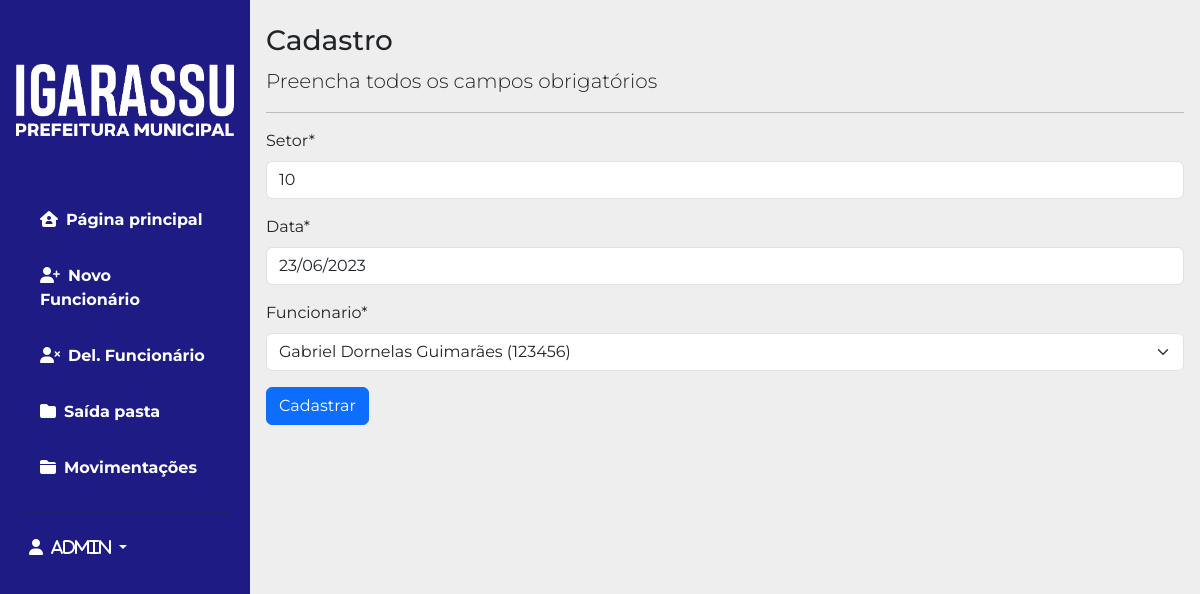
The page /editar/movimentacao/18/ (signed in) on the database its author committed.
### cadastros/models.py (models this page shows, shortened)
class Movimentacao(models.Model):
    setor = models.CharField(max_length=15, verbose_name="Setor")
    data = models.DateField(default=datetime.date.today)
    funcionario = models.ForeignKey(Funcionario, on_delete=models.PROTECT)

### cadastros/views.py (the view)
# urls.py: path('editar/movimentacao/<int:pk>/', MovimentacaoUpdate.as_view(), name="editar-movimentacao"),
class MovimentacaoUpdate(LoginRequiredMixin, UpdateView):
     login_url = reverse_lazy('login')
     model = Movimentacao
     fields = fields = ['setor', 'data', 'funcionario']
     template_name = 'cadastros/form.html'
     success_url = reverse_lazy('listar-movimentacao')

### cadastros/models.py (called while the page is built)
    def __str__(self):
        return "{} ({})".format(self.nome, self.matricula)

### cadastros/templates/cadastros/form.html (shortened to what this page needs)
{% extends 'paginas/modelo.html' %}
{% load static %}
{% load crispy_forms_tags %}
{% block conteudo %}
<h3>Cadastro</h3>
<p class="lead">
    Preencha todos os campos obrigatórios
</p>
<hr>
<div class="row">
    <div class="col-md- mx-auto">
        <form action="" method="POST">
            {{ form|crispy }}
            <button type="submit" class="btn btn-primary">Cadastrar</button>
        </form>
    </div>
</div>
{% endblock %}

### paginas/templates/paginas/modelo.html (shortened to what this page needs)
{% load static %}
<!DOCTYPE html>
<html lang="pt-br">
<head>
    <link
      href="https://cdn.jsdelivr.net/npm/bootstrap@5.3.0/dist/css/bootstrap.min.css"
      rel="stylesheet"
    />
    {% block css %}
    <link rel="stylesheet" href="{% static 'css/style.css' %}">
    {% endblock %}
</head>
<body>
  <div class="main-container d-flex">
    {% block sidebar %}
    <div class="sidebar" id="side-nav">
      <div class="header-box px-3 pt-3 pb-4">
          <h1 class="fs-4"><img src="{% static 'img/letreiro.png' %}" class="img-fluid pb-4 pt-4 mt-4 mb-4" alt="Home"></h1>
        <ul class="list-unstyled px-2">
          <li class="active"><a href="{% url 'listar-funcionario' %}" class="text-decoration-none px-3 py-3 d-block"><i class="fa-solid fa-house-user me-2"></i>Página principal</a></li>
          {% if request.user.is_authenticated %}
          <li class=""><a href="{% url 'cadastrar-funcionario' %}" class="text-decoration-none px-3 py-3 d-block"><i class="fa-solid fa-user-plus me-2"></i>Novo Funcionário</a></li>
          <li class=""><a href="{% url 'listar-funcionario-delete' %}"class="text-decoration-none px-3 py-3 d-block"><i class="fa-solid fa-user-xmark me-2"></i>Del. Funcionário</a></li>
          <li class=""><a href="{% url 'cadastrar-movimentacao' %}" class="text-decoration-none px-3 py-3 d-block"><i class="fa-solid fa-folder me-2"></i>Saída pasta</a></li>
          {% endif %}
          <li class=""><a href="{% url 'listar-movimentacao' %}" class="text-decoration-none px-3 py-3 d-block"><i class="fa-solid fa-folder-closed me-2"></i>Movimentações</a></li>
        </ul>
        <hr class="h-color mx-1">
        {% if request.user.is_authenticated %}
        <div class="dropdown open">
          <button class="btn border-none dropdown-toggle text-white" type="button" id="triggerId" data-bs-toggle="dropdown" aria-haspopup="true"
              aria-expanded="false">
                <i class="fa fa-user"><span class="ms-2">{{ request.user }}</span></i>
              </button>
        </div>
        {% else %}
        <button class="btn border-none text-white" type="button" id="triggerId" aria-haspopup="true" aria-expanded="false">
          <i class="fa fa-user"><a class="btn-login-sidebar" href="{% url 'login' %}">Login</a></i>
        </button>
        {% endif %}
      </div>
    </div>
    {% endblock %}
    <div class="content">
      <div class="dashboard-content px-3 pt-4 mb-4">
        {% block conteudo %}{% endblock %}
      </div>
    </div>
  </div>
</body>
</html>

### static/css/style.css (style rules this page uses)
body { background: #eee; font-family: 'Montserrat', sans-serif; }
#side-nav { background: #1e1c84; min-width: 250px; max-width: 250px; }
.content { min-height: 100vh; width: 100%; }
hr.h-color { background: #eee; }
.sidebar li a { color: #fff; font-weight: bold; }

### rows shown on the page
Movimentacao: setor "10", data "23/06/2023", funcionario "Gabriel Dornelas Guimarães (123456)"

### other values the page prints
{{ request.user }} "admin"
